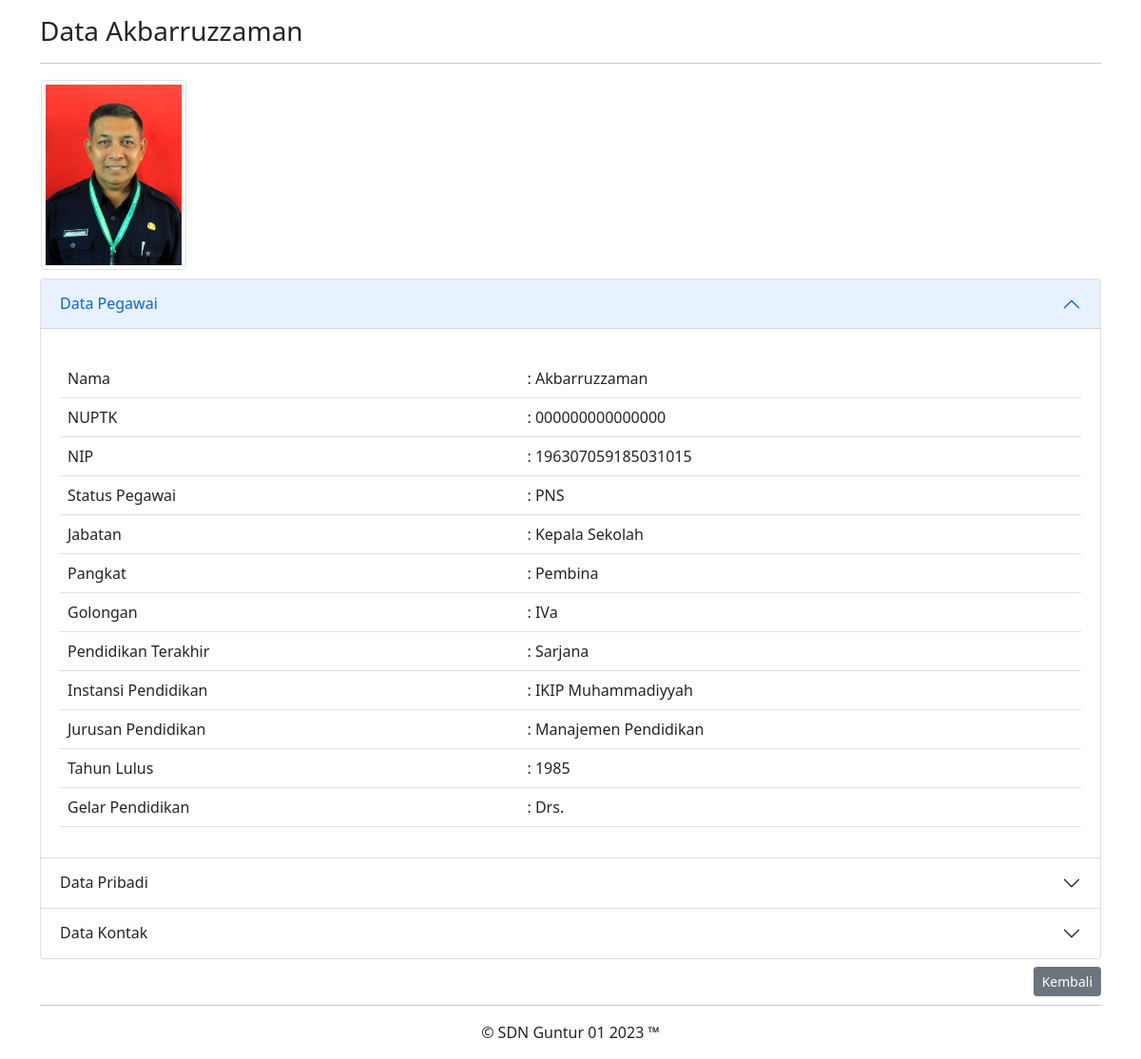
The page /detail.php?id_ptk=1 on the database its author committed.
### tables this page shows
CREATE TABLE `ptkguntur` (
  `id_ptk` int(2) NOT NULL,
  `nama` varchar(50) NOT NULL,
  `jenkel` varchar(10) NOT NULL,
  `status` varchar(10) NOT NULL,
  `jabatan` varchar(50) NOT NULL,
  `gambar` varchar(50) NOT NULL,
  `nuptk` varchar(16) NOT NULL,
  `nip` varchar(18) NOT NULL,
  `pangkat` varchar(50) NOT NULL,
  `golongan` varchar(5) NOT NULL,
  `pentir` varchar(10) NOT NULL,
  `penins` varchar(50) NOT NULL,
  `penjur` varchar(50) NOT NULL,
  `penlus` year(4) NOT NULL,
  `gelar` varchar(6) NOT NULL,
  `nik` varchar(16) NOT NULL,
  `nkk` varchar(16) NOT NULL,
  `norek` varchar(10) NOT NULL,
  `npwp` varchar(15) NOT NULL,
  `bpjskes` varchar(12) NOT NULL,
  `bpjstk` varchar(10) NOT NULL,
  `tplahir` varchar(20) NOT NULL,
  `tglahir` date NOT NULL,
  `agama` varchar(10) NOT NULL,
  `alamat` varchar(150) NOT NULL,
  `email` varchar(24) NOT NULL,
  `telp` varchar(15) NOT NULL
);

### config/function.php (called while the page is built, shortened)
<?php
function select($query) {
    global $conn;
    $result = mysqli_query($conn, $query);
    $rows = [];
    while ($row = mysqli_fetch_assoc($result)) {
        $rows[] = $row;
    }
    return $rows;
}

### detail.php (the view, shortened to what this page needs)
<?php
include './config/database.php';
include './config/function.php';
$id_ptk = (int)$_GET['id_ptk'];
$ptk = select("SELECT * FROM ptkguntur WHERE id_ptk = $id_ptk")[0];
?>
<!DOCTYPE html>
<html lang="en">
  <head>
    <link href="https://cdn.jsdelivr.net/npm/bootstrap@5.0.2/dist/css/bootstrap.min.css" rel="stylesheet">
    <link href="https://cdn.datatables.net/1.13.4/css/dataTables.bootstrap5.min.css" rel="stylesheet">
  </head>
<div class="container mt-3">
        <h3 class="fw-5">Data <?= $ptk['nama']; ?></h3>
        <hr>
        <table>
                <tr>
                        <td> <a href="assets/img/pasfoto/<?= $ptk['gambar']; ?>">
                                <img class="img-thumbnail" src="./assets/img/pasfoto/<?= $ptk['gambar']; ?>" alt=".jpeg" style="height: 200px;"></a>
                        </td>
                </tr>
        </table>
        <div class="accordion mt-2" id="accordionExample">
                <div class="accordion-item">
                        <h2 class="accordion-header" id="headingOne">
                        <button class="accordion-button" type="button" data-bs-toggle="collapse" data-bs-target="#collapseOne" aria-expanded="true" aria-controls="collapseOne">
                        Data Pegawai
                        </button>
                        </h2>
                        <div id="collapseOne" class="accordion-collapse collapse show" aria-labelledby="headingOne" data-bs-parent="#accordionExample">
                                <div class="accordion-body">
                                <table class="table mt-3">
                                        <tr>
                                                <td>Nama</td>
                                                <td>: <?= $ptk["nama"]; ?></td>
                                        </tr>
                                        <tr>
                                                <td>NUPTK</td>
                                                <td>: <?= $ptk["nuptk"]; ?></td>
                                        </tr>
                                        <tr>
                                                <td>NIP</td>
                                                <td>: <?= $ptk["nip"]; ?></td>
                                        </tr>
                                        <tr>
                                                <td>Status Pegawai</td>
                                                <td>: <?= $ptk["status"]; ?></td>
                                        </tr>
                                        <tr>
                                                <td>Jabatan</td>
                                                <td>: <?= $ptk["jabatan"]; ?></td>
                                        </tr>
                                        <tr>
                                                <td>Pangkat</td>
                                                <td>: <?= $ptk["pangkat"]; ?></td>
                                        </tr>
                                        <tr>
                                                <td>Golongan</td>
                                                <td>: <?= $ptk["golongan"]; ?></td>
                                        </tr>
                                        <tr>
                                                <td>Pendidikan Terakhir</td>
                                                <td>: <?= $ptk["pentir"]; ?></td>
                                        </tr>
                                        <tr>
                                                <td>Instansi Pendidikan</td>
                                                <td>: <?= $ptk["penins"]; ?></td>
                                        </tr>
                                        <tr>
                                                <td>Jurusan Pendidikan</td>
                                                <td>: <?= $ptk["penjur"]; ?></td>
                                        </tr>
                                        <tr>
                                                <td>Tahun Lulus</td>
                                                <td>: <?= $ptk["penlus"]; ?></td>
                                        </tr>
                                        <tr>
                                                <td>Gelar Pendidikan</td>
                                                <td>: <?= $ptk["gelar"]; ?></td>
                                        </tr>
                                </table>
                                </div>
                        </div>
                </div>
                <div class="accordion-item">
                        <h2 class="accordion-header" id="headingTwo">
                                <button class="accordion-button collapsed" type="button" data-bs-toggle="collapse" data-bs-target="#collapseTwo" aria-expanded="false" aria-controls="collapseTwo">
                                Data Pribadi
                                </button>
                        </h2>
                </div>
                <div class="accordion-item">
                        <h2 class="accordion-header" id="headingThree">
                                <button class="accordion-button collapsed" type="button" data-bs-toggle="collapse" data-bs-target="#collapseThree" aria-expanded="false" aria-controls="collapseThree">
                                Data Kontak
                                </button>
                        </h2>
                </div>
        </div>
        <div class="mt-2">
                <a href="index.php" class="btn btn-secondary btn-sm" style="float: right;">Kembali</a>
        </div>
</div>
<?php include './layout/footer.php'; ?>

### layout/footer.php (shortened to what this page needs)
    <div class="container mt-5">
    <hr>
      <p style="text-align: center;">&copy; SDN Guntur 01 2023 &trade;</p>
    </div>
  </body>
</html>

### rows shown on the page
ptkguntur: nama "Akbarruzzaman", gambar (picture), nuptk "000000000000000", nip "196307059185031015", status "PNS", jabatan "Kepala Sekolah", pangkat "Pembina", golongan "IVa", pentir "Sarjana", penins "IKIP Muhammadiyyah", penjur "Manajemen Pendidikan", penlus "1985", gelar "Drs."
